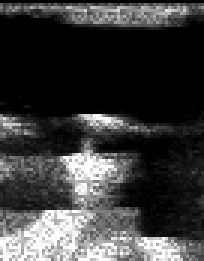
#> input picture transformation_curved_flat_whole_test.png, 68 x 87 px (shown 3 times larger)
$ jupyter execute FindCountorsofUltrasoundImages.ipynb
#> lines starting #> are read from the running program, lines starting #| are printed output that depends on the picture; after the words box and inside, x2 and y2 are one past the last pixel; in counts of white or black regions, pixels touching at a corner belong together
[cell 1]
import cv2
import numpy as np
import matplotlib.pyplot as plt

def remove_top_noise_and_keep_first_white(image_path,
                                          top_percent=0.90,
                                          top_margin=5,
                                          apply_closing=True):
    """
    top_percent:   The percentile of the histogram at which to set the threshold
                   (e.g., 0.90 = 90%, meaning the top 10% intensity becomes white).
    top_margin:    The width (in pixels) of the top region considered as 'top noise'.
                   Components starting above this margin are removed.
                   (This is common in ultrasound images.)
    apply_closing: If True, apply morphological closing to make the white spots more connected.
    """
#> called with top_percent = 0.9, top_margin = 5, apply_closing = True

    # 1) Load the image in grayscale
    image = cv2.imread(image_path, cv2.IMREAD_GRAYSCALE)
#> image is the input picture: shape (87, 68); min 0, max 255, mean 59
    if image is None:
        raise IOError(f"Failed to load the image: {image_path}")

    # 2) Compute the histogram and cumulative distribution to identify the most intense pixels
    hist, bins = np.histogram(image.flatten(), bins=256, range=[0, 256])
#> hist = 256 values, max 2303 at index 0, min 1 at index 211, mean 23.11; bins = 257 values from 0 to 256
    cdf = hist.cumsum()
#> cdf = 256 values from 2303 to 5916
    cdf_normalized = cdf / float(cdf[-1])
#> cdf_normalized = 256 values from 0.389 to 1

    # Determine the threshold based on pixel intensity
    threshold_idx = np.where(cdf_normalized >= top_percent)[0]
#> threshold_idx = 65 values from 191 to 255
    if len(threshold_idx) == 0:
        threshold_value = 255
    else:
        threshold_value = threshold_idx[0]
#> threshold_value = 191

    # 3) Create a binary mask
    mask = (image >= threshold_value).astype(np.uint8) * 255
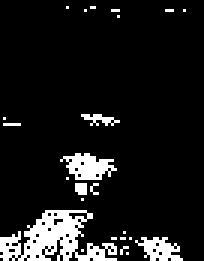
#> mask: shape (87, 68) (shown 3 times larger); 10% white; 24 white regions (20 under 20 px), largest, box (x1, y1, x2, y2) and area: (0, 70, 39, 87) 336, (20, 51, 39, 60) 102, (45, 79, 61, 87) 74, (27, 38, 40, 42) 26

    if apply_closing:
        kernel = cv2.getStructuringElement(cv2.MORPH_ELLIPSE, (2,2))
        mask = cv2.morphologyEx(mask, cv2.MORPH_CLOSE, kernel)
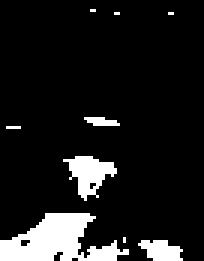
#> mask: shape (87, 68) (shown 3 times larger); 10.9% white; 9 white regions (5 under 20 px), largest, box (x1, y1, x2, y2) and area: (0, 71, 43, 87) 396, (21, 52, 39, 67) 137, (46, 80, 61, 87) 75, (28, 39, 40, 42) 26

    num_labels, labels, stats, centroids = cv2.connectedComponentsWithStats(mask, connectivity=8)
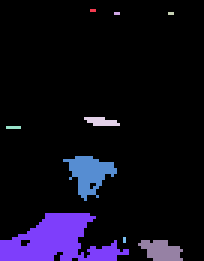
#> labels: shape (87, 68) int32 (shown 3 times larger); 10 distinct labels, from 0 to 9; one colour per label, 0 black
#> num_labels = 10; stats = [[0, 0, 68, 87, 5269], [30, 3, 2, 1, 2], [38, 4, 2, 1, 2], [56, 4, 2, 1, 2], [28, 39, 12, 3, 26], [2, 42, 5, 1, 5], [21, 52, 18, 15, 137], [0, 71, 43, 16, 396], [41, 79, 1, 2, 2], [46, 80, 15, 7, 75]]; centroids = [[34.46, 39.32], [30.5, 3], [38.5, 4], [56.5, 4], [33.35, 40.08], [4, 42], [29.39, 57.38], [18.58, 79.97], [41, 79.5], [53.33, 83.08]]

    # 6) Remove components that start at the top of the image – these parts are considered noiy.
    for i in range(1, num_labels):
        x, y, w, h, area = stats[i]
        if y < top_margin:
            mask[labels == i] = 0
#> this loop made 9 passes

    # 7) For each column, select the first pixel above the threshold
    height, width = mask.shape
#> height = 87; width = 68
    contour_mask = np.zeros_like(mask)
    for col in range(width):
        col_pixels = mask[:, col]
        white_indices = np.where(col_pixels == 255)[0]
        if len(white_indices) > 0:
            topmost = white_indices[0]
            contour_mask[topmost, col] = 255
#> this loop made 68 passes
#> (white_indices, topmost) on passes 1 to 12: ([80, 81, 82, 83, 84, 85, 86], 80), ([80, 81, 82, 83, 84, 85, 86], 80), ([42, 80, 81, 82, 83, 84, 85, 86], 42), ([42, 80, 81, 82, 83, 84, 85, 86], 42), ([42, 79, 80, 81, 82, 83, 84, 85, 86], 42), ([42, 79, 80, 81, 82, 83, 84, 85, 86], 42), ([42, 78, 79, 80, 81, 82, 83, 84, 85, 86], 42), ([78, 79, 82, 83, 84, 85, 86], 78), ([78, 79, 82, 83, 84, 85, 86], 78), ([77, 78, 79, 81, 82, 83, 84, 85, 86], 77), ([76, 77, 78, 79, 80, 81, 82, 83, 84, 85, 86], 76), ([76, 77, 78, 79, 80, 81, 82, 83, 84, 85, 86], 76)
#> topmost on passes 16, 17, 18, 22, 23, 24: 71, 71, 71, 53, 53, 53
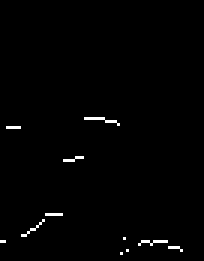
#> contour_mask: shape (87, 68) (shown 3 times larger); 0.98% white in thin lines or dots, all inside (x1, y1, x2, y2) = (0, 39, 61, 85)

    # 8) Dilate the mask
    dilation_kernel = cv2.getStructuringElement(cv2.MORPH_RECT, (3,3))
    dilated_mask = cv2.dilate(contour_mask, dilation_kernel, iterations=1)
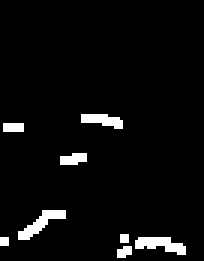
#> dilated_mask: shape (87, 68) (shown 3 times larger); 4.3% white; 8 white regions (3 under 20 px), largest, box (x1, y1, x2, y2) and area: (6, 70, 22, 80) 62, (45, 79, 62, 85) 62, (27, 38, 41, 43) 46, (20, 51, 29, 55) 29, (1, 41, 8, 44) 21

    # 9) Thicken the line using Gaussian Blur and then set white values:
    smooth_mask = cv2.GaussianBlur(dilated_mask, (5,5), 0)
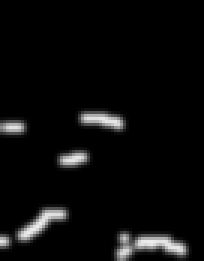
#> smooth_mask: shape (87, 68) (shown 3 times larger); min 0, max 237, mean 11
    smooth_mask[dilated_mask == 255] = 255
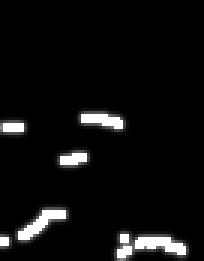
#> smooth_mask: shape (87, 68) (shown 3 times larger); 4.29% of pixels changed, all inside (x1, y1, x2, y2) = (0, 38, 62, 86)

    # 10) Mask the original image with the smooth_mask.
    #     Normalize smooth_mask to the range 0-1.
    smooth_mask_normalized = smooth_mask.astype(np.float32) / 255.0
    # The original intensity values are applied where the thickened (blurred) mask is present.
    masked_image = (image.astype(np.float32) * smooth_mask_normalized).astype(np.uint8)
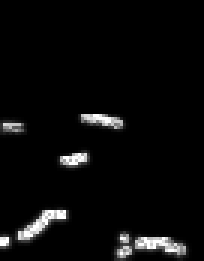
#> masked_image: shape (87, 68) (shown 3 times larger); min 0, max 255, mean 10.2

    return image, threshold_value, smooth_mask, masked_image

if __name__ == "__main__":

    # Specify the PNG file(s)


    #image_path = "transformation_curved_flat.test.png"
    #image_path = "sample_curved_cropped_01.png"
    image_path = "transformation_curved_flat_whole_test.png"

    # Parameters – explanation provided above
    top_percent  = 0.90
    top_margin   = 5
    apply_closing = True

    # Processing
    original, thresh_val, final_mask, masked_image = remove_top_noise_and_keep_first_white(
        image_path,
        top_percent=top_percent,
        top_margin=top_margin,
        apply_closing=apply_closing
    )
#> thresh_val = 191

    # Create a mask for thresholding without morphological closing (for comparison)
    hist, bins = np.histogram(original.flatten(), bins=256, range=[0, 256])
#> bins = 257 values from 0 to 256
    cdf = hist.cumsum()
#> cdf = 256 values from 2303 to 5916
    cdf_normalized = cdf / float(cdf[-1])
#> cdf_normalized = 256 values from 0.389 to 1
    threshold_idx = np.where(cdf_normalized >= top_percent)[0]
#> threshold_idx = 65 values from 191 to 255
    if len(threshold_idx) == 0:
        raw_thresh = 255
    else:
        raw_thresh = threshold_idx[0]
#> raw_thresh = 191

    raw_mask = (original >= raw_thresh).astype(np.uint8) * 255

    fig, axs = plt.subplots(1, 4, figsize=(20, 5))

    # 1. Original Image
    axs[0].imshow(original, cmap="gray")
    axs[0].axis("off")
    axs[0].set_title("Original Image")

    # 2. Binary Image – white and black – based on thresholding
    axs[1].imshow(raw_mask, cmap="gray")
    axs[1].axis("off")
    axs[1].set_title("Threshold Applied")

    # 3. Thickened Lines (Smooth Contour Mask: Dilation + Blur)
    axs[2].imshow(final_mask, cmap="gray")
    axs[2].axis("off")
    axs[2].set_title("Thickened line")

    # 4. Masked Image – original intensities preserved along the line
    axs[3].imshow(masked_image, cmap="gray")
    axs[3].axis("off")
    axs[3].set_title("Original Intensities along the Line")

    plt.tight_layout()
    plt.show()

$ run again, with sample_curved_cropped_01.png copied over transformation_curved_flat_whole_test.png
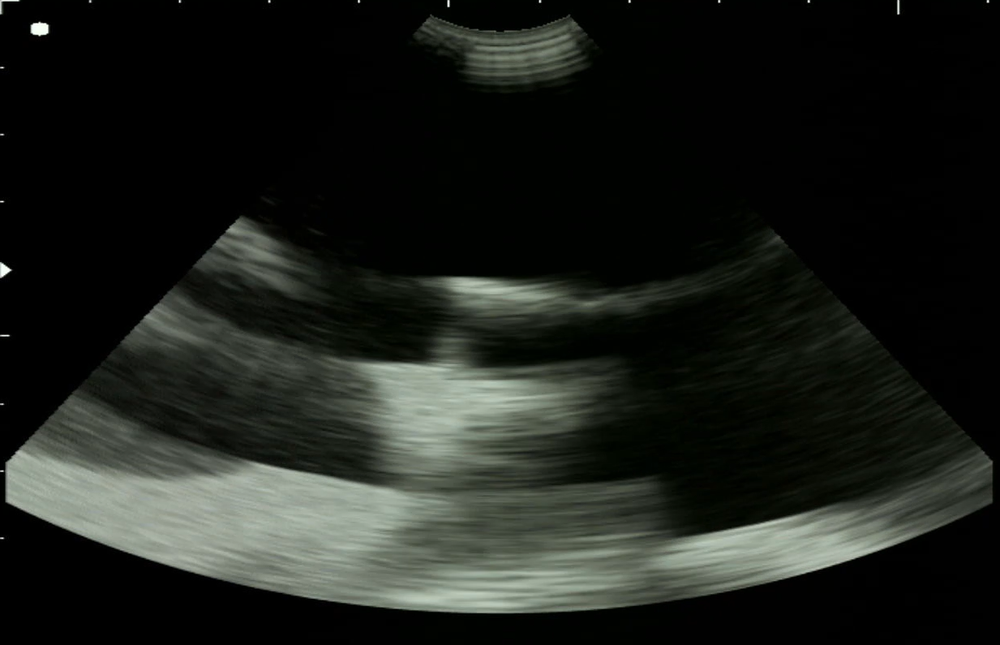
#> input picture sample_curved_cropped_01.png, 1000 x 645 px, shrunk from 1233 x 795 before the run
#> in remove_top_noise_and_keep_first_white, `hist, bins = np.histogram(image.flatten(), bins=256, range=[0, 256])`: hist = 256 values, max 179420 at index 1, min 0 at index 210, mean 2519.5; bins = 257 values from 0 to 256
#> in remove_top_noise_and_keep_first_white, `cdf = hist.cumsum()`: cdf = 256 values from 170390 to 645000
#> in remove_top_noise_and_keep_first_white, `cdf_normalized = cdf / float(cdf[-1])`: cdf_normalized = 256 values from 0.264 to 1
#> in remove_top_noise_and_keep_first_white, `threshold_idx = np.where(cdf_normalized >= top_percent)[0]`: threshold_idx = 131 values from 125 to 255
#> threshold_value = 125
#> in remove_top_noise_and_keep_first_white, `num_labels, labels, stats, centroids = cv2.connectedComponentsWithStat..`:
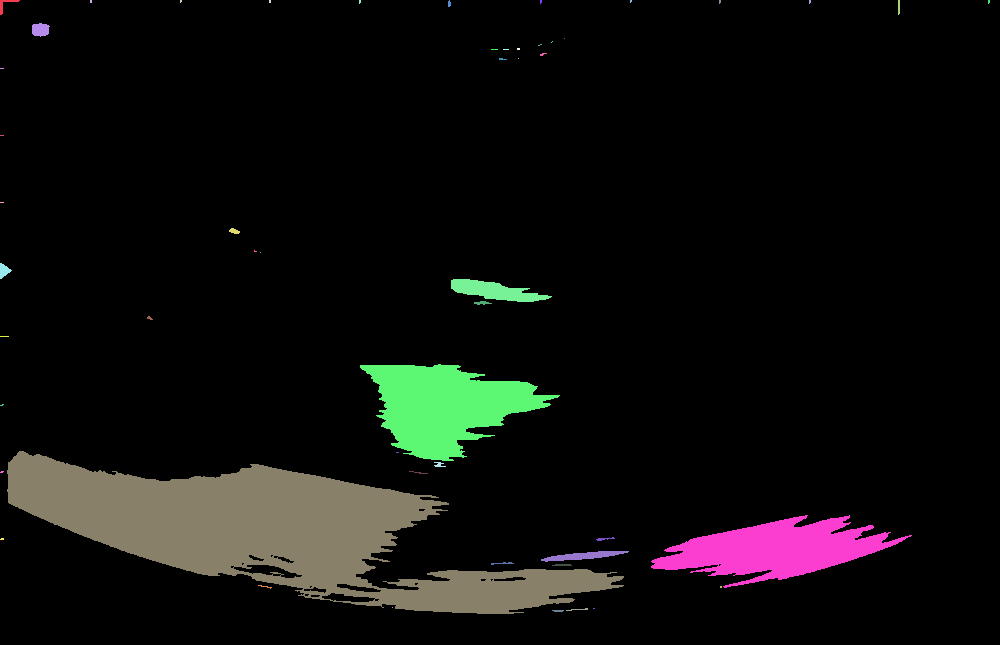
#> labels: shape (645, 1000) int32; 53 distinct labels, from 0 to 52; one colour per label, 0 black
#> num_labels = 53; stats = 53 rows, first 6: [0, 0, 1000, 645, 579871], [0, 0, 20, 15, 77], [90, 0, 2, 3, 6], [180, 0, 2, 3, 5], [269, 0, 2, 3, 6], [359, 0, 2, 4, 7]; centroids = 53 pairs, first value 1.5 to 988.4, second value 0.8 to 610.4
#> the loop in remove_top_noise_and_keep_first_white, `for i in range(1, num_labels):` made 52 passes
#> (x, y, w, h, area) on passes 1, 11, 13, 26, 29, 30, 31, 34: (0, 0, 20, 15, 77), (898, 0, 2, 15, 29), (32, 23, 18, 14, 199), (229, 228, 11, 6, 43), (0, 263, 12, 16, 109), (451, 279, 101, 23, 1251), (474, 301, 18, 4, 44), (360, 364, 200, 97, 10586)
#> the loop in remove_top_noise_and_keep_first_white, `for col in range(width):` made 1000 passes
#> (white_indices, topmost) on passes 5 to 7: ([265, 266, 267, 268, 269, 270, 271, 272, 273, 274, 275, 336], 265), ([266, 267, 268, 269, 270, 271, 272, 273, 274, 275, 336], 266), ([266, 267, 268, 269, 270, 271, 272, 273, 274, 336], 266)
#> dilated_mask: shape (645, 1000); 0.51% white; 39 white regions (10 under 20 px), largest, box (x1, y1, x2, y2) and area: (663, 514, 809, 552) 510, (49, 457, 148, 481) 373, (256, 463, 361, 487) 357
#> in remove_top_noise_and_keep_first_white, `smooth_mask[dilated_mask == 255] = 255`:
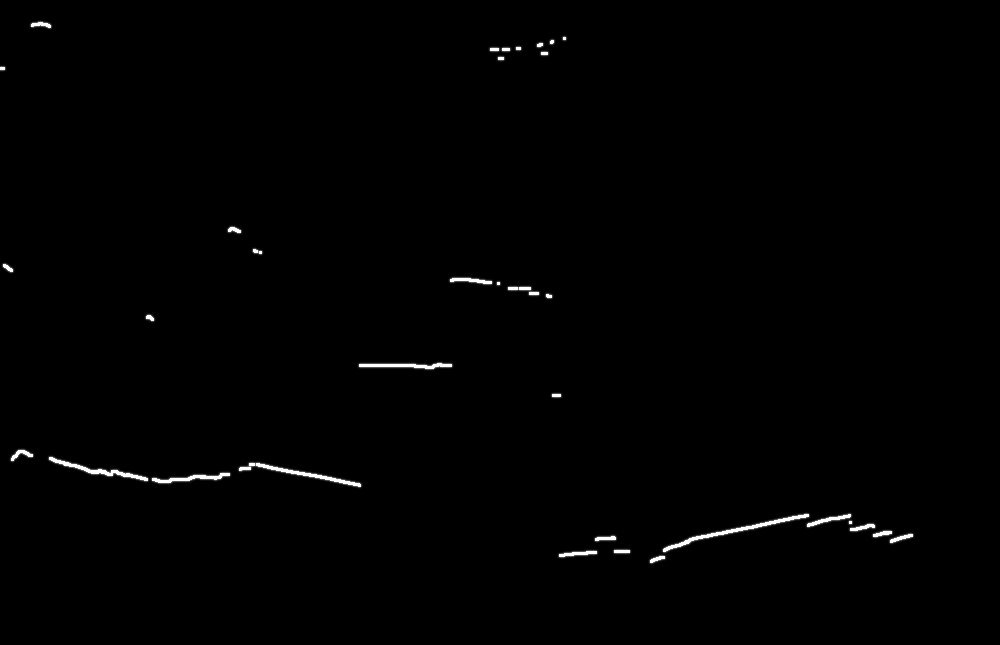
#> smooth_mask: shape (645, 1000); min 0, max 255, mean 1.6
#> thresh_val = 125
#> `hist, bins = np.histogram(original.flatten(), bins=256, range=[0, 256])`: bins = 257 values from 0 to 256
#> `cdf = hist.cumsum()`: cdf = 256 values from 170390 to 645000
#> `cdf_normalized = cdf / float(cdf[-1])`: cdf_normalized = 256 values from 0.264 to 1
#> `threshold_idx = np.where(cdf_normalized >= top_percent)[0]`: threshold_idx = 131 values from 125 to 255
#> raw_thresh = 125
